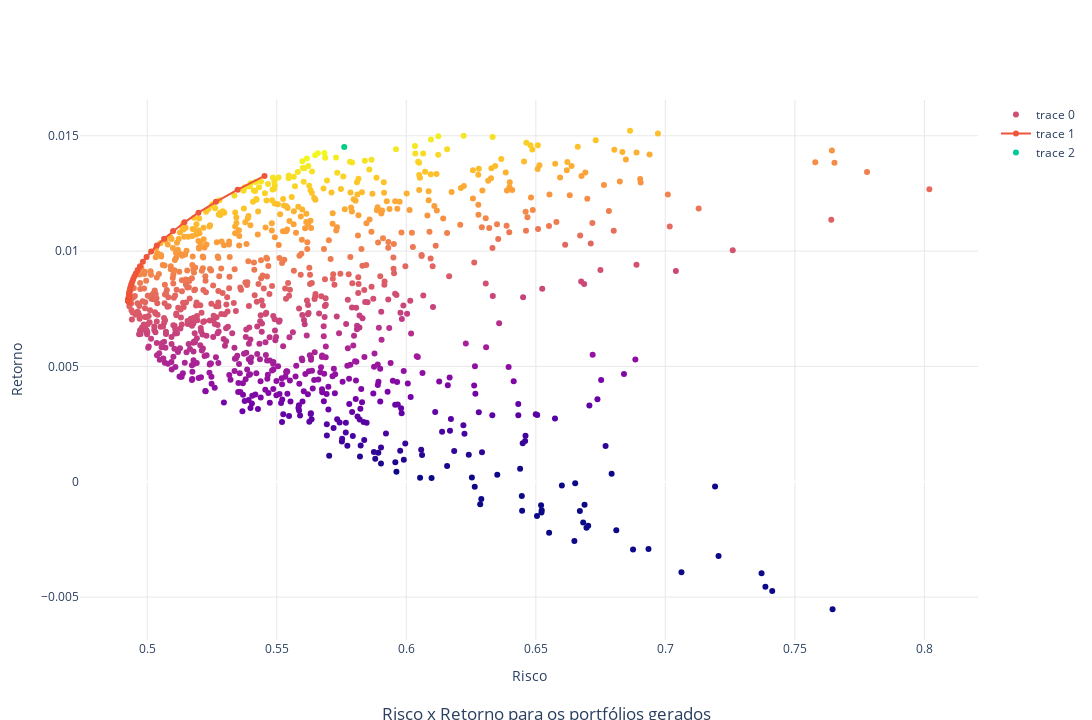

Write notebook code for a chart like this one.
### Code cell
data = [go.Scatter(
            x=stds.flatten(),
            y=means.flatten(),
            mode='markers',            
             marker=dict(
                    color=sharpe.flatten(),
                    showscale=False,
                    cmax=sharpe.flatten().max(),
                    cmin=0,                 
                    )       
        ),
        go.Scatter(
            x=risks,
            y=returns,
            mode='lines+markers',            
        ),    
        go.Scatter(
            x=stds[sharpe.argmax()],
            y=means[sharpe.argmax()],
            mode='markers',            
        ),                    
       ]

title_text = "Risco x Retorno para os portfólios gerados"
title={'text': title_text, 'xanchor': 'center', 'yanchor': 'bottom', 'y':0, 'x':0.5,}

fig = go.Figure(data=data)

fig.update_layout(title=title, 
            xaxis_rangeslider_visible=False,  width=1280, height=720,
            xaxis_showgrid=True, xaxis_gridwidth=1, xaxis_gridcolor='#E8E8E8',
            yaxis_showgrid=True, yaxis_gridwidth=1, yaxis_gridcolor='#E8E8E8',
            yaxis_title="Retorno",
            xaxis_title="Risco",                  
            plot_bgcolor='rgba(0,0,0,0)'              
                 )
                  

fig.show()

### Figure 1 — Plotly figure (JSON) as saved in the notebook; plotly's stock layout.template omitted (floating-point values rounded to 4 significant figures; data arrays with more than 128 entries replaced by an {"elided": "..."} marker saying what was removed)
{"data": [{"marker": {"cmax": 0.02457, "cmin": 0, "color": {"elided": "1000 float values"}, "showscale": false}, "mode": "markers", "type": "scatter", "x": {"elided": "1000 float values"}, "y": {"elided": "1000 float values"}}, {"mode": "lines+markers", "type": "scatter", "x": [0.5453, 0.5349, 0.5265, 0.5198, 0.5144, 0.51, 0.5065, 0.5037, 0.5015, 0.4997, 0.4983, 0.4972, 0.4963, 0.4956, 0.495, 0.4946, 0.4942, 0.4939, 0.4937, 0.4935, 0.4934, 0.4933, 0.4932, 0.4931, 0.493, 0.493, 0.493, 0.4929, 0.4929, 0.4929, 0.4929, 0.4929, 0.4929, 0.4929, 0.4929, 0.4928, 0.4928, 0.4928, 0.4928, 0.4928, 0.4928, 0.4928, 0.4928, 0.4928, 0.4928, 0.4928, 0.4928, 0.4928, 0.4928, 0.4928, 0.4928, 0.4928, 0.4928, 0.4928, 0.4928, 0.4928, 0.4928, 0.4928, 0.4928, 0.4928, 0.4928, 0.4928, 0.4928, 0.4928, 0.4928, 0.4928, 0.4928, 0.4928, 0.4928, 0.4928, 0.4928, 0.4928, 0.4928, 0.4928, 0.4928, 0.4928, 0.4928, 0.4928, 0.4928, 0.4928, 0.4928, 0.4928, 0.4928, 0.4928, 0.4928, 0.4928, 0.4928, 0.4928, 0.4928, 0.4928, 0.4928, 0.4928, 0.4928, 0.4928, 0.4928, 0.4928, 0.4928, 0.4928, 0.4928, 0.4928], "y": [0.01326, 0.01266, 0.01214, 0.01167, 0.01125, 0.01087, 0.01054, 0.01024, 0.009979, 0.009743, 0.009533, 0.009346, 0.009179, 0.00903, 0.008898, 0.00878, 0.008674, 0.00858, 0.008497, 0.008422, 0.008356, 0.008297, 0.008244, 0.008197, 0.008155, 0.008118, 0.008084, 0.008055, 0.008028, 0.008005, 0.007984, 0.007965, 0.007948, 0.007933, 0.00792, 0.007908, 0.007898, 0.007888, 0.00788, 0.007872, 0.007866, 0.00786, 0.007855, 0.00785, 0.007846, 0.007842, 0.007839, 0.007836, 0.007833, 0.007831, 0.007829, 0.007827, 0.007825, 0.007824, 0.007822, 0.007821, 0.00782, 0.007819, 0.007818, 0.007817, 0.007817, 0.007816, 0.007816, 0.007815, 0.007815, 0.007814, 0.007814, 0.007814, 0.007814, 0.007813, 0.007813, 0.007813, 0.007813, 0.007813, 0.007812, 0.007812, 0.007812, 0.007812, 0.007812, 0.007812, 0.007812, 0.007812, 0.007812, 0.007812, 0.007812, 0.007812, 0.007812, 0.007812, 0.007812, 0.007812, 0.007812, 0.007812, 0.007811, 0.007811, 0.007811, 0.007811, 0.007811, 0.007811, 0.007811, 0.007811]}, {"mode": "markers", "type": "scatter", "x": [0.5761], "y": [0.01451]}], "layout": {"height": 720, "plot_bgcolor": "rgba(0,0,0,0)", "title": {"text": "Risco x Retorno para os portfólios gerados", "x": 0.5, "xanchor": "center", "y": 0, "yanchor": "bottom"}, "width": 1280, "xaxis": {"gridcolor": "#E8E8E8", "gridwidth": 1, "rangeslider": {"visible": false}, "showgrid": true, "title": {"text": "Risco"}}, "yaxis": {"gridcolor": "#E8E8E8", "gridwidth": 1, "showgrid": true, "title": {"text": "Retorno"}}}}
